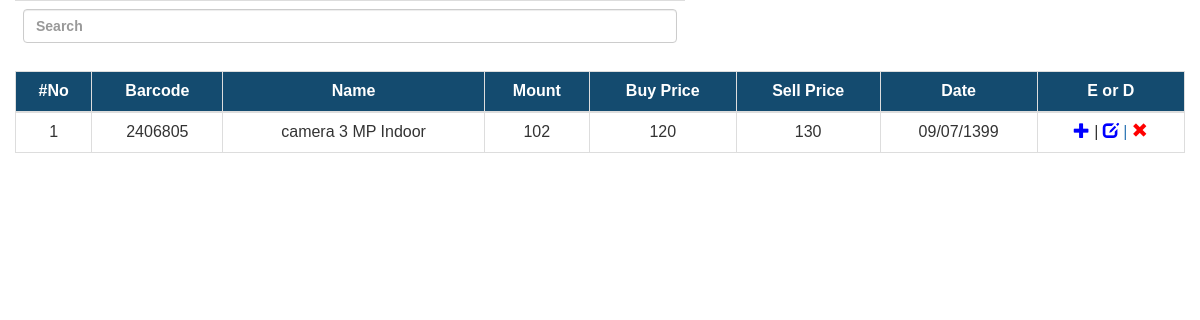
The page /manage_item.php (signed in) on the database its author committed.
### tables this page shows
CREATE TABLE `item_store` (
  `id` int(11) NOT NULL,
  `barcode` varchar(100) NOT NULL,
  `name` varchar(30) NOT NULL,
  `mount` float NOT NULL,
  `buy_price` float NOT NULL,
  `sell_price` float NOT NULL,
  `date` text NOT NULL
);

### manage_item.php (the view, shortened to what this page needs)
<?php
  include_once("database.php");
 ?>
<html>
    <head>
        <link type="text/css" rel="stylesheet" href="css/bootstrap.css">
        <link type="text/css" rel="stylesheet" href="css/bootstrap.min.css">
        <link type="text/css" rel="stylesheet" href="css/style.css">
        <link rel="stylesheet" href="css/datepicker.css">
    </head>
    <body>
        <div class="container-fluid">
            <div class="row">
                <div class="col-sm-7">
                    <table class="table  table-stripped" style="text-align:center !important;">
                        <tr>
                            <th><input type="search" class="form-control" id="myInput" placeholder="Search"></th>
                        </tr>
                    </table>
                </div>
                <div class="col-sm-12">
                    <table class="table table-bordered table-stripped" style="text-align:center !important;">
                        <thead>
                            <tr class="tr" style="background-color:#144b6f;color:white;">
                                <th>#No</th>
                                <th>Barcode</th>
                                <th>Name</th>
                                <th>Mount</th>
                                <th>Buy Price</th>
                                <th>Sell Price</th>
                                <th>Date</th>
                                <th title="Edit or Delete">E or D</th>
                            </tr>
                        </thead>
                        <tbody id="myTable">
                            <?php
                            $count = 1;
                            $sql_query1 = mysqli_query($connection , "select * from item_store");
                            while($row = mysqli_fetch_assoc($sql_query1)){
                            ?>
                            <tr>
                                <td><?php echo $count;?></td>
                                <td><?php echo $row["barcode"]?></td>
                                <td><?php echo $row["name"]?></td>
                                <td><?php echo $row["mount"]?></td>
                                <td><?php echo $row["buy_price"]?></td>
                                <td><?php echo $row["sell_price"]?></td>
                                <td><?php echo $row["date"]?></td>
                                <td>
                                    <a href="plus_item.php?barcode=<?php echo $row["barcode"];?>"><span
                                            class="glyphicon glyphicon-plus" style="color:blue;"></span></a> |
                                    <a href="#" class="authority" onclick="edit(<?php echo $row['id'] ;?>)"><span
                                            class="glyphicon glyphicon-edit" style="color:blue;"></span> | </a>
                                    <a href="#" class="authority" onclick="delet(<?php echo $row['id'] ;?>)"><span
                                            class="glyphicon glyphicon-remove authority" style="color:red;"></span></a>
                                </td>
                            </tr>
                            <?php
                                $count++;
                            }
                        ?>
                        </tbody>
                    </table>
                </div>
            </div>
        </div>
    </body>
</html>

### css/style.css (style rules this page uses)
tr,th,h2,p { font-family: b koodak; }
body { font-family: Bahij Yekan !important; }

### manage_item.php (style rules this page uses)
table, td, tr, th { text-align: center; font-family: arial; }
.tr th { position: sticky !important; top: 0px !important; background-color: #144b6f; }

### rows shown on the page
item_store: barcode "2406805", name "camera 3 MP Indoor", mount "102", buy_price "120", sell_price "130", date "09/07/1399"
